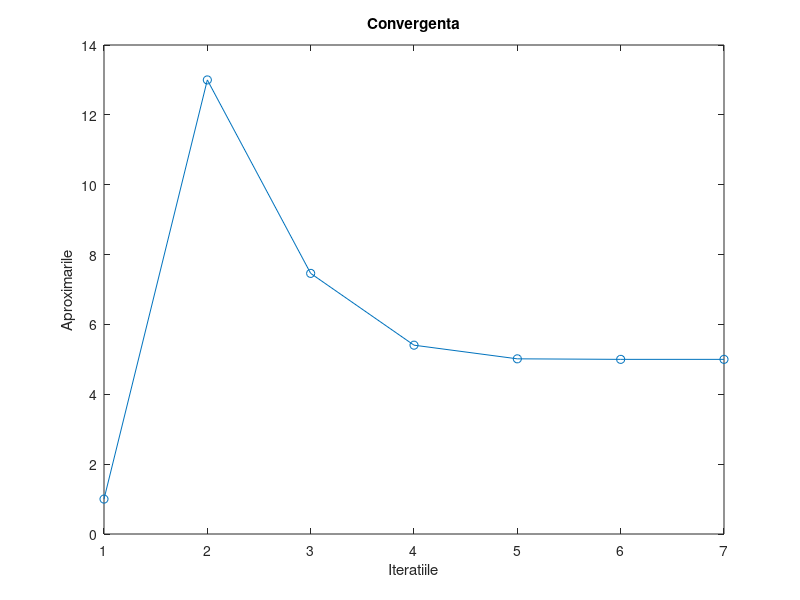
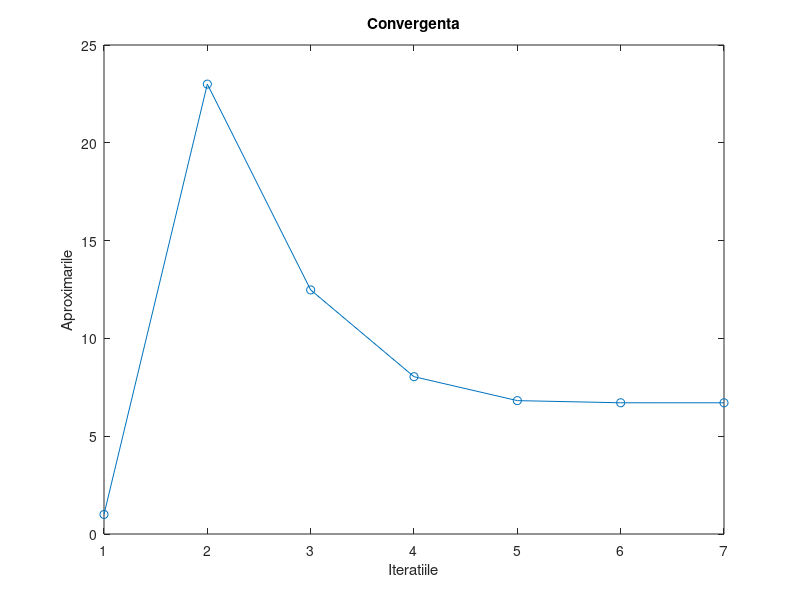
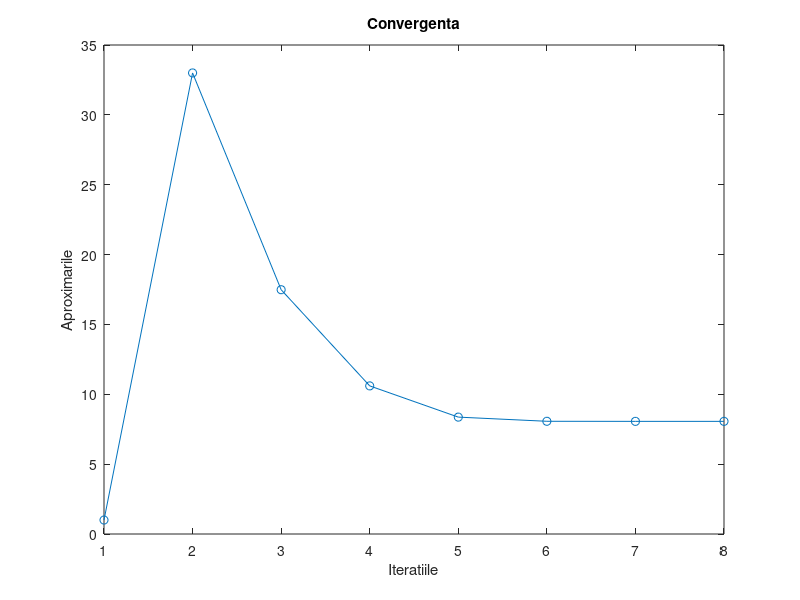

MATLAB code for these plots, in order:
% Tema 5 MN
% Manole Andreea - Cristina 321 AA

%   Scrieti un program pentru calculul radicalului  unui numar folosind
% algoritmuul lui Heron. Ilustreaza functionalitatea programului prin
% cateva exemple, facand graficul aproximatiei radacinii (pana la
% convergenta). Verifica corectitudinea rezultatului. 

valoare=5;

% Vom avea 3 exemple, 5, 25, 45;
for j=1:3

    numar=valoare+20;
    aprox_init=numar;
    v=zeros(1, 100);
    v(1)=1;
    toleranta=1e-7;
    for i=1:100
        aprox_urm=0.5*(aprox_init+numar/aprox_init);
        v (i+1)=aprox_urm;
        if abs(aprox_init-aprox_urm)<toleranta
            break;
        end
        aprox_init=aprox_urm;
    end

    disp(aprox_urm)
    disp("Aproximatia curenta este a numarului: ")
    disp(numar)
    disp("Si calculand cu functia MatLab sqrt ne da: ")
    disp(sqrt(numar))
  
    disp("Si graficul: ")
    figure;
    plot(1 : i, v(1 : i), '-o');
    title(['Convergenta']);
    xlabel('Iteratiile');
    ylabel('Aproximarile');
    valoare=numar;
    disp("-------------------------------------------------------------")
end
